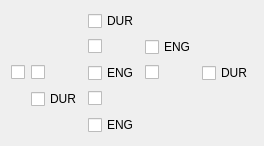
         <widget class="QWidget" name="stasisModuleTab">
          <attribute name="title">
           <string>STASIS MODULE</string>
          </attribute>
          <layout class="QGridLayout" name="gridLayout_7">
           <item row="2" column="1">
            <widget class="QCheckBox" name="blank2StasisModule">
             <property name="text">
              <string/>
             </property>
            </widget>
           </item>
           <item row="1" column="3">
            <widget class="QCheckBox" name="eng3StasisModule">
             <property name="text">
              <string>ENG</string>
             </property>
            </widget>
           </item>
           <item row="1" column="2">
            <widget class="QCheckBox" name="blank3StasisModule">
             <property name="text">
              <string/>
             </property>
            </widget>
           </item>
           <item row="2" column="0">
            <widget class="QCheckBox" name="blank1StasisModule">
             <property name="text">
              <string/>
             </property>
            </widget>
           </item>
           <item row="0" column="2">
            <widget class="QCheckBox" name="dur2StasisModule">
             <property name="text">
              <string>DUR</string>
             </property>
            </widget>
           </item>
           <item row="4" column="2">
            <widget class="QCheckBox" name="eng2StasisModule">
             <property name="text">
              <string>ENG</string>
             </property>
            </widget>
           </item>
           <item row="2" column="3">
            <widget class="QCheckBox" name="blank5StasisModule">
             <property name="text">
              <string/>
             </property>
            </widget>
           </item>
           <item row="3" column="2">
            <widget class="QCheckBox" name="blank4StasisModule">
             <property name="text">
              <string/>
             </property>
            </widget>
           </item>
           <item row="3" column="1">
            <widget class="QCheckBox" name="dur1StasisModule">
             <property name="text">
              <string>DUR</string>
             </property>
            </widget>
           </item>
           <item row="2" column="2">
            <widget class="QCheckBox" name="eng1StasisModule">
             <property name="text">
              <string>ENG</string>
             </property>
            </widget>
           </item>
           <item row="2" column="4">
            <widget class="QCheckBox" name="dur3StasisModule">
             <property name="text">
              <string>DUR</string>
             </property>
            </widget>
           </item>
          </layout>
         </widget>
